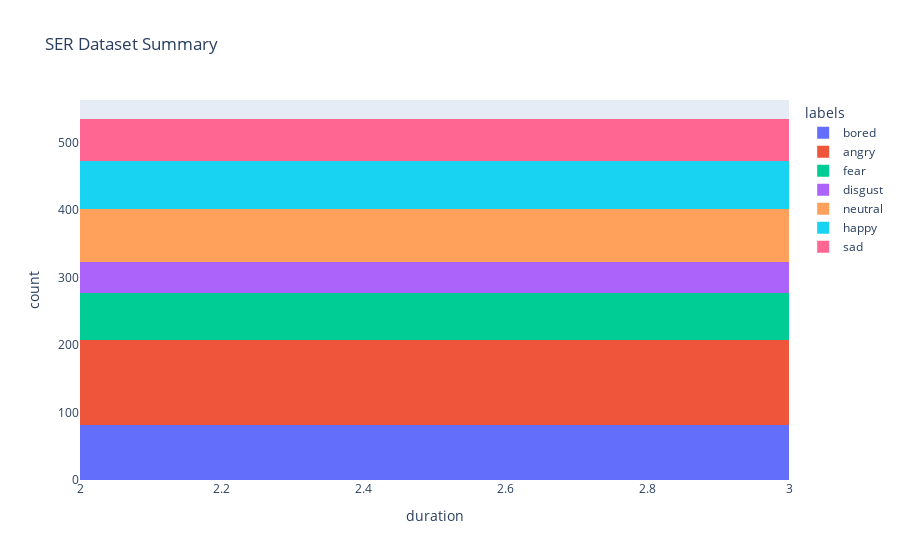

Source (notebook cell):
### Code cell
for path in dataset_summary["path"]:
    dur = librosa.get_duration(filename=path)
    dataset_summary["duration"] = dur
# plot the distribution of the duration of the audio files per class
fig = px.histogram(dataset_summary, x="duration", color="labels", title="SER Dataset Summary")
fig.show()

### Figure 1 — Plotly figure (JSON) as saved in the notebook; plotly's stock layout.template omitted (floating-point values rounded to 4 significant figures)
{"data": [{"alignmentgroup": "True", "bingroup": "x", "hovertemplate": "labels=bored<br>duration=%{x}<br>count=%{y}<extra></extra>", "legendgroup": "bored", "marker": {"color": "#636efa", "pattern": {"shape": ""}}, "name": "bored", "offsetgroup": "bored", "orientation": "v", "showlegend": true, "type": "histogram", "x": [2.588, 2.588, 2.588, 2.588, 2.588, 2.588, 2.588, 2.588, 2.588, 2.588, 2.588, 2.588, 2.588, 2.588, 2.588, 2.588, 2.588, 2.588, 2.588, 2.588, 2.588, 2.588, 2.588, 2.588, 2.588, 2.588, 2.588, 2.588, 2.588, 2.588, 2.588, 2.588, 2.588, 2.588, 2.588, 2.588, 2.588, 2.588, 2.588, 2.588, 2.588, 2.588, 2.588, 2.588, 2.588, 2.588, 2.588, 2.588, 2.588, 2.588, 2.588, 2.588, 2.588, 2.588, 2.588, 2.588, 2.588, 2.588, 2.588, 2.588, 2.588, 2.588, 2.588, 2.588, 2.588, 2.588, 2.588, 2.588, 2.588, 2.588, 2.588, 2.588, 2.588, 2.588, 2.588, 2.588, 2.588, 2.588, 2.588, 2.588, 2.588], "xaxis": "x", "yaxis": "y"}, {"alignmentgroup": "True", "bingroup": "x", "hovertemplate": "labels=angry<br>duration=%{x}<br>count=%{y}<extra></extra>", "legendgroup": "angry", "marker": {"color": "#EF553B", "pattern": {"shape": ""}}, "name": "angry", "offsetgroup": "angry", "orientation": "v", "showlegend": true, "type": "histogram", "x": [2.588, 2.588, 2.588, 2.588, 2.588, 2.588, 2.588, 2.588, 2.588, 2.588, 2.588, 2.588, 2.588, 2.588, 2.588, 2.588, 2.588, 2.588, 2.588, 2.588, 2.588, 2.588, 2.588, 2.588, 2.588, 2.588, 2.588, 2.588, 2.588, 2.588, 2.588, 2.588, 2.588, 2.588, 2.588, 2.588, 2.588, 2.588, 2.588, 2.588, 2.588, 2.588, 2.588, 2.588, 2.588, 2.588, 2.588, 2.588, 2.588, 2.588, 2.588, 2.588, 2.588, 2.588, 2.588, 2.588, 2.588, 2.588, 2.588, 2.588, 2.588, 2.588, 2.588, 2.588, 2.588, 2.588, 2.588, 2.588, 2.588, 2.588, 2.588, 2.588, 2.588, 2.588, 2.588, 2.588, 2.588, 2.588, 2.588, 2.588, 2.588, 2.588, 2.588, 2.588, 2.588, 2.588, 2.588, 2.588, 2.588, 2.588, 2.588, 2.588, 2.588, 2.588, 2.588, 2.588, 2.588, 2.588, 2.588, 2.588, 2.588, 2.588, 2.588, 2.588, 2.588, 2.588, 2.588, 2.588, 2.588, 2.588, 2.588, 2.588, 2.588, 2.588, 2.588, 2.588, 2.588, 2.588, 2.588, 2.588, 2.588, 2.588, 2.588, 2.588, 2.588, 2.588, 2.588], "xaxis": "x", "yaxis": "y"}, {"alignmentgroup": "True", "bingroup": "x", "hovertemplate": "labels=fear<br>duration=%{x}<br>count=%{y}<extra></extra>", "legendgroup": "fear", "marker": {"color": "#00cc96", "pattern": {"shape": ""}}, "name": "fear", "offsetgroup": "fear", "orientation": "v", "showlegend": true, "type": "histogram", "x": [2.588, 2.588, 2.588, 2.588, 2.588, 2.588, 2.588, 2.588, 2.588, 2.588, 2.588, 2.588, 2.588, 2.588, 2.588, 2.588, 2.588, 2.588, 2.588, 2.588, 2.588, 2.588, 2.588, 2.588, 2.588, 2.588, 2.588, 2.588, 2.588, 2.588, 2.588, 2.588, 2.588, 2.588, 2.588, 2.588, 2.588, 2.588, 2.588, 2.588, 2.588, 2.588, 2.588, 2.588, 2.588, 2.588, 2.588, 2.588, 2.588, 2.588, 2.588, 2.588, 2.588, 2.588, 2.588, 2.588, 2.588, 2.588, 2.588, 2.588, 2.588, 2.588, 2.588, 2.588, 2.588, 2.588, 2.588, 2.588, 2.588], "xaxis": "x", "yaxis": "y"}, {"alignmentgroup": "True", "bingroup": "x", "hovertemplate": "labels=disgust<br>duration=%{x}<br>count=%{y}<extra></extra>", "legendgroup": "disgust", "marker": {"color": "#ab63fa", "pattern": {"shape": ""}}, "name": "disgust", "offsetgroup": "disgust", "orientation": "v", "showlegend": true, "type": "histogram", "x": [2.588, 2.588, 2.588, 2.588, 2.588, 2.588, 2.588, 2.588, 2.588, 2.588, 2.588, 2.588, 2.588, 2.588, 2.588, 2.588, 2.588, 2.588, 2.588, 2.588, 2.588, 2.588, 2.588, 2.588, 2.588, 2.588, 2.588, 2.588, 2.588, 2.588, 2.588, 2.588, 2.588, 2.588, 2.588, 2.588, 2.588, 2.588, 2.588, 2.588, 2.588, 2.588, 2.588, 2.588, 2.588, 2.588], "xaxis": "x", "yaxis": "y"}, {"alignmentgroup": "True", "bingroup": "x", "hovertemplate": "labels=neutral<br>duration=%{x}<br>count=%{y}<extra></extra>", "legendgroup": "neutral", "marker": {"color": "#FFA15A", "pattern": {"shape": ""}}, "name": "neutral", "offsetgroup": "neutral", "orientation": "v", "showlegend": true, "type": "histogram", "x": [2.588, 2.588, 2.588, 2.588, 2.588, 2.588, 2.588, 2.588, 2.588, 2.588, 2.588, 2.588, 2.588, 2.588, 2.588, 2.588, 2.588, 2.588, 2.588, 2.588, 2.588, 2.588, 2.588, 2.588, 2.588, 2.588, 2.588, 2.588, 2.588, 2.588, 2.588, 2.588, 2.588, 2.588, 2.588, 2.588, 2.588, 2.588, 2.588, 2.588, 2.588, 2.588, 2.588, 2.588, 2.588, 2.588, 2.588, 2.588, 2.588, 2.588, 2.588, 2.588, 2.588, 2.588, 2.588, 2.588, 2.588, 2.588, 2.588, 2.588, 2.588, 2.588, 2.588, 2.588, 2.588, 2.588, 2.588, 2.588, 2.588, 2.588, 2.588, 2.588, 2.588, 2.588, 2.588, 2.588, 2.588, 2.588, 2.588], "xaxis": "x", "yaxis": "y"}, {"alignmentgroup": "True", "bingroup": "x", "hovertemplate": "labels=happy<br>duration=%{x}<br>count=%{y}<extra></extra>", "legendgroup": "happy", "marker": {"color": "#19d3f3", "pattern": {"shape": ""}}, "name": "happy", "offsetgroup": "happy", "orientation": "v", "showlegend": true, "type": "histogram", "x": [2.588, 2.588, 2.588, 2.588, 2.588, 2.588, 2.588, 2.588, 2.588, 2.588, 2.588, 2.588, 2.588, 2.588, 2.588, 2.588, 2.588, 2.588, 2.588, 2.588, 2.588, 2.588, 2.588, 2.588, 2.588, 2.588, 2.588, 2.588, 2.588, 2.588, 2.588, 2.588, 2.588, 2.588, 2.588, 2.588, 2.588, 2.588, 2.588, 2.588, 2.588, 2.588, 2.588, 2.588, 2.588, 2.588, 2.588, 2.588, 2.588, 2.588, 2.588, 2.588, 2.588, 2.588, 2.588, 2.588, 2.588, 2.588, 2.588, 2.588, 2.588, 2.588, 2.588, 2.588, 2.588, 2.588, 2.588, 2.588, 2.588, 2.588, 2.588], "xaxis": "x", "yaxis": "y"}, {"alignmentgroup": "True", "bingroup": "x", "hovertemplate": "labels=sad<br>duration=%{x}<br>count=%{y}<extra></extra>", "legendgroup": "sad", "marker": {"color": "#FF6692", "pattern": {"shape": ""}}, "name": "sad", "offsetgroup": "sad", "orientation": "v", "showlegend": true, "type": "histogram", "x": [2.588, 2.588, 2.588, 2.588, 2.588, 2.588, 2.588, 2.588, 2.588, 2.588, 2.588, 2.588, 2.588, 2.588, 2.588, 2.588, 2.588, 2.588, 2.588, 2.588, 2.588, 2.588, 2.588, 2.588, 2.588, 2.588, 2.588, 2.588, 2.588, 2.588, 2.588, 2.588, 2.588, 2.588, 2.588, 2.588, 2.588, 2.588, 2.588, 2.588, 2.588, 2.588, 2.588, 2.588, 2.588, 2.588, 2.588, 2.588, 2.588, 2.588, 2.588, 2.588, 2.588, 2.588, 2.588, 2.588, 2.588, 2.588, 2.588, 2.588, 2.588, 2.588], "xaxis": "x", "yaxis": "y"}], "layout": {"barmode": "relative", "legend": {"title": {"text": "labels"}, "tracegroupgap": 0}, "title": {"text": "SER Dataset Summary"}, "xaxis": {"anchor": "y", "domain": [0, 1], "title": {"text": "duration"}}, "yaxis": {"anchor": "x", "domain": [0, 1], "title": {"text": "count"}}}}
